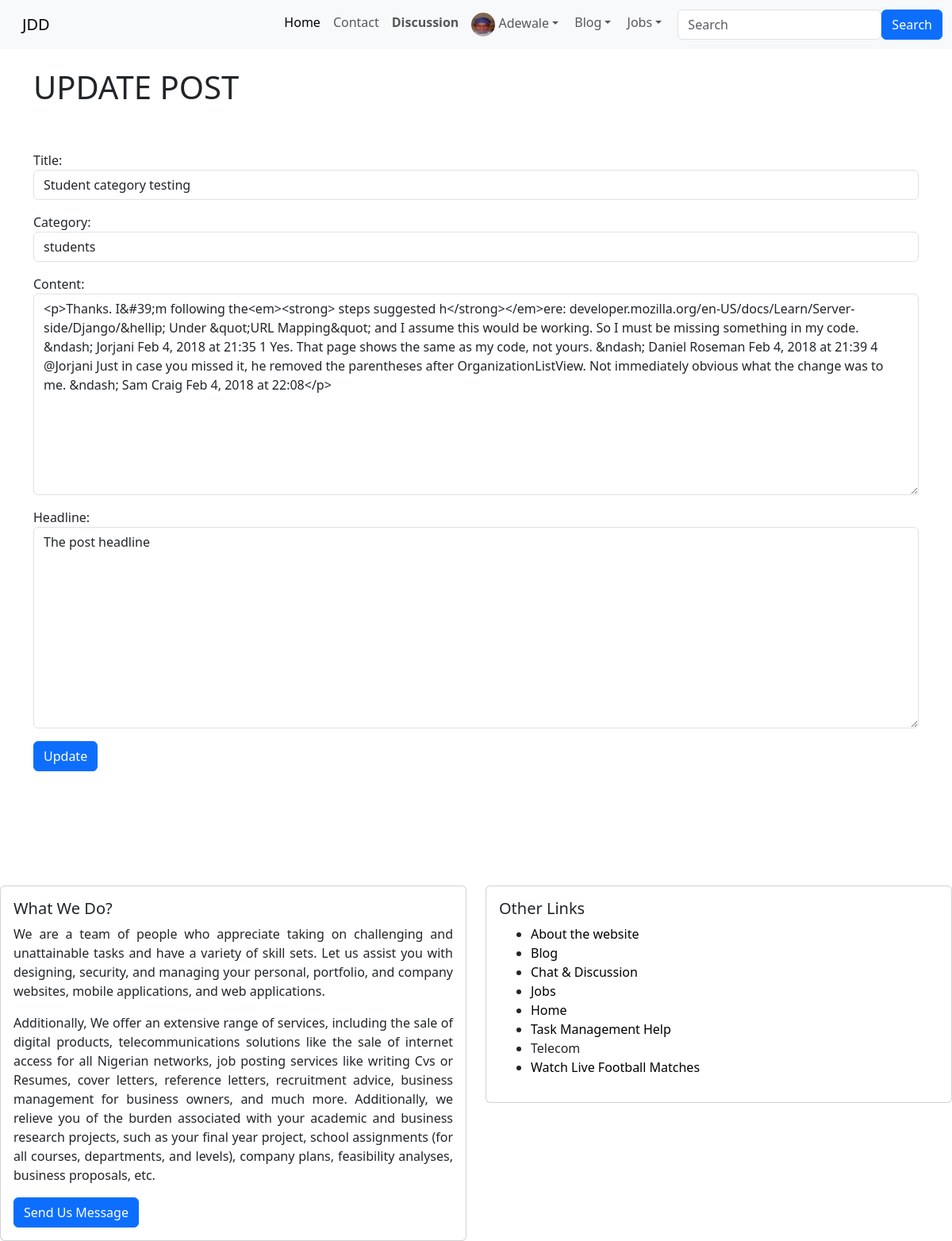
/blog/edit/57 (signed in), run on the app's committed database.
### index/models.py (models this page shows, shortened)
class Profile(models.Model):
    user = models.OneToOneField(User, null=True, on_delete=models.CASCADE)
    bio = RichTextField(blank=True, null=True)
    profile_pic = models.ImageField(null=True, blank=True, upload_to="images/profile/")
    linkedln_url = models.CharField(max_length=255, blank=True, null=True)
    facebook_url =  models.CharField(max_length=255, blank=True, null=True)
    twitter_url= models.CharField(max_length=255, blank=True, null=True)
    instagram_url =  models.CharField(max_length=255, blank=True, null=True)
    whatsapp_url= models.CharField(max_length=255, blank=True, null=True)
    github_url=  models.CharField(max_length=255, blank=True, null=True)
    website_url= models.CharField(max_length=255, blank=True, null=True)
    email_url= models.CharField(max_length=255, blank=True, null=True)

class BlogPost(models.Model):
    author = models.ForeignKey(User, on_delete=models.CASCADE)
    title = models.CharField(max_length=255, unique=True)
    date = models.DateTimeField(auto_now_add=True)
    category = models.CharField(max_length=150, default='uncategorized')
    content = RichTextField(blank=True, null=True, unique=True)
    headline = models.TextField(max_length=255)
    likes = models.ManyToManyField(User, related_name='blog_posts')

### index/views.py (the view)
# urls.py: path('blog/edit/<int:pk>', EditPostView.as_view(), name='edit_post' ),
class EditPostView(UpdateView):
    model = models.BlogPost
    template_name = 'home/edit_post.html'
    form_class = custom_model_form.CustomBlogPostForm

### index/custom_model_form.py
class CustomBlogPostForm(forms.ModelForm):
    class Meta:
        model = models.BlogPost
        fields = ('title', 'author', 'category', 'content', 'headline')
        widgets = {
            'title': forms.TextInput(attrs={'class': 'form-control', 'placeholder':'Blog Title'}),
            'author': forms.TextInput(attrs={'class': 'form-control', 'placeholder':'Blog Title', 'value': '', 'id':'author', 'type': 'hidden'}),
            'category': forms.Select(choices= category_lists,  attrs= {'class': 'form-control'}),
            'content': forms.Textarea(attrs={'class': 'form-control', 'placeholder':'Blog Content'}),
            'headline': forms.Textarea(attrs={'class': 'form-control', 'placeholder':'A snippet of your post that captures readers mind to read your post '}),
        }

### index/templates/home/edit_post.html (shortened to what this page needs)
{% extends 'home/base.html' %}
{% block body %}
{% if user.is_authenticated %}
    <h1> UPDATE POST</h1><br> <br>
    {% if object.author.id == user.id  %}
            <div class="form-group">
                <form method="POST">
                    {{form.as_p}}
                    <button class="btn btn-primary">Update</button>
                </form> <br><br>
            </div>
    {% else %}
            <h3>You don't have the access to edit this post</h3> <br> <br>
            <a class="btn btn-primary" href="{% url 'index:blog_list' %}">View Blog Posts</a>
            <a class="btn btn-primary" href="{% url 'index:job_list' %}">View Job Posts</a> <br><br><br>
    {% endif %}
{% else %}
    <h3>You don't have the permission to access this page...</h3> <br><br>
    <a class="btn btn-primary" href="{% url 'index:home' %}">Go Home</a> <br><br><br>
{% endif %}
{% endblock %}

### index/templates/home/base.html (shortened to what this page needs)
{% load static %}
{% load humanize %}
<!doctype html>
<html lang="en" >
  <head>
    <link rel="stylesheet" href="https://cdn.jsdelivr.net/npm/bootstrap@5.3.0-alpha3/dist/css/bootstrap.rtl.min.css">
    {% load static %}
  </head>
  <header>
    <nav class="navbar navbar-expand-lg bg-body-tertiary">
      <div class="container-fluid">
        <a class="navbar-brand" href="{% url 'index:home' %}">JDD</a>
        <div class="collapse navbar-collapse" id="navbarSupportedContent">
          <ul class="navbar-nav me-auto mb-2 mb-lg-0">
            <li class="nav-item">
            <a class="nav-link active" aria-current="page" href="{% url 'index:home' %}">Home</a>
            </li>
            <li class="nav-item">
              <a class="nav-link" href="{% url 'contact:contact' %}">Contact</a>
            </li>
            <li class="nav-item">
              <a class="nav-link" href="{% url 'discussion:discuss_list' %}"><b>Discussion</b> </a>
            </li>
            {% if user.is_authenticated %}
                  <li class="nav-item dropdown">
                    <a class="nav-link dropdown-toggle" href="" role="button"
                    data-bs-toggle="dropdown" aria-expanded="false">
                    {% if user.profile.profile_pic %}
                    <img src="{{ user.profile.profile_pic.url }}" class="rounded-circle" alt="Author profile image" width="30" height="30"> {{ user }}
                    {% else %}
                        <img src="{% static 'images/profile_user_icon.png' %}" class="rounded-circle" alt="Default profile image" width="20" height="20"> {{user}}
                    {% endif %}
                    </a>
                  </li>
                   <li class="nav-item dropdown">
                    <a class="nav-link dropdown-toggle" href="{% url 'index:blog_list' %}" role="button"
                    data-bs-toggle="dropdown" aria-expanded="false">
                    Blog
                    </a>
                  </li>
                  <li class="nav-item dropdown">
                    <a class="nav-link dropdown-toggle" href="{% url 'index:blog_list' %}" role="button"
                    data-bs-toggle="dropdown" aria-expanded="false">
                     Jobs
                    </a>
                  </li>
            {% endif %}
          </ul>
          {% include 'home/search.html' %}
        </div>
      </div>
    </nav>
  </header>
  <body>
    <div class="container"> <br>
        {% block body %} {% endblock %}
      </div>
  </body>
  <footer>
<br><br><br><br>
    <div class="row">
      <div class="col-sm-6 mb-3 mb-sm-0">
        <div class="card">
          <div class="card-body">
            <h5 class="card-title">What We Do?</h5>
            <p class="card-text" style="text-align: justify;">
              We are a team of people who appreciate taking on challenging and unattainable tasks and have a variety of skill sets.
              Let us assist you with designing, security, and managing your personal, portfolio, and company websites,
              mobile applications, and web applications.
            </p>
            <p style="text-align: justify;">
               Additionally, We offer an extensive range of services, including the sale of digital products, telecommunications solutions
              like the sale of internet access for all Nigerian networks, job posting services like writing Cvs or Resumes,
              cover letters, reference letters, recruitment advice, business management for business owners, and much more.
              Additionally, we relieve you of the burden associated with your academic and business research projects, such
              as your final year project, school assignments (for all courses, departments, and levels), company plans,
              feasibility analyses, business proposals, etc.
            </p>
            <a href="{% url 'contact:contact' %}" class="btn btn-primary">Send Us Message</a>
          </div>
        </div>
      </div>
      <div class="col-sm-6">
        <div class="card">
          <div class="card-body">
            <h5 class="card-title">Other Links</h5>
            <ul>
              <li><a href="#" class="footer-link">About the website</a></li>
              <li><a href="{% url 'index:blog_list' %}" class="footer-link">Blog</a></li>
              <li><a href="{% url 'discussion:discuss_list' %}" class="footer-link">Chat & Discussion</a></li>
              <li><a href="{% url 'jobs:job_list' %}" class="footer-link">Jobs</a></li>
              <li><a href="{% url 'index:home' %}" class="footer-link">Home</a></li>
              <li><a href="{% url 'tasks:tasks_list' %}" class="footer-link">Task Management Help</a></li>
              <li class="nav-item">
                <a class="nav-link" href="{% url 'index:telecom' %}">Telecom</a>
              </li>
              <li><a href="https://afr.808scoretv.com/" class="footer-link">Watch Live Football Matches</a></li>
            </ul>
          </div>
        </div>
      </div>
    </div>
  </footer>
</html>

### index/templates/home/base.html (style rules this page uses)
.footer-link { text-decoration: none; color: black; }

### data on the page
BlogPost: title "Student category testing", category "students", content "<p>Thanks. I&#39;m following the<em><strong> steps suggested h</strong></em>ere: developer.mozilla.org/en-US/docs/Learn/Server-side/Django/&hellip; Under &quot;URL Mapping&quot; and I assume this would be working. So I must be missing something in my code. &ndash; Jorjani Feb 4, 2018 at 21:35 1 Yes. That page shows the same as my code, not yours. &ndash; Daniel Roseman Feb 4, 2018 at 21:39 4 @Jorjani Just in case you missed it, he removed the parentheses after OrganizationListView. Not immediately obvious what the change was to me. &ndash; Sam Craig Feb 4, 2018 at 22:08</p>", headline "The post headline"

### other printed values
{{ user }} "Adewale"
